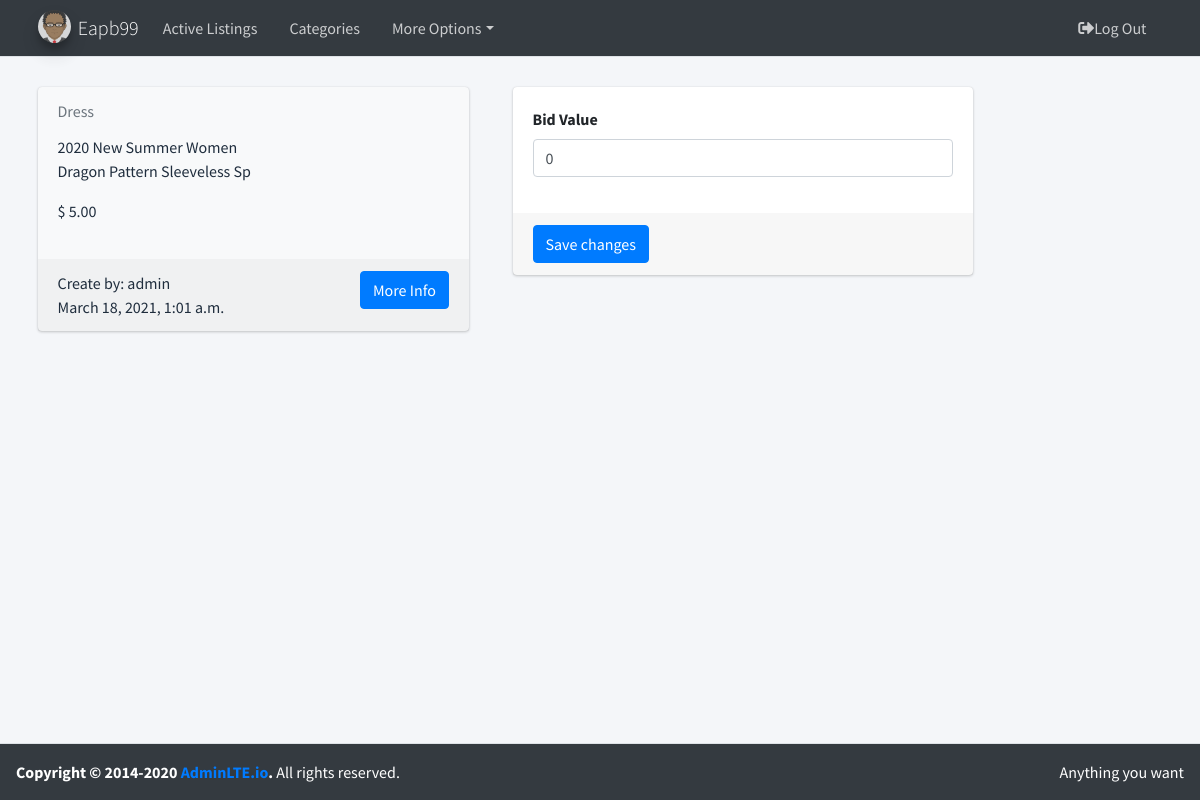
/bid/1 (signed in), run on the app's committed database.
### auctions/models.py (models this page shows, shortened)
class User(AbstractUser):
    def __str__(self):
        return  f'{self.username}'

class Listing(models.Model):
    lis_name = models.CharField(max_length=50, verbose_name='name')
    lis_description = models.TextField(max_length=500, verbose_name='description')
    lis_image = models.CharField(max_length=500, verbose_name='image')
    lis_active = models.BooleanField(default=True, verbose_name='active')
    lis_date = models.DateTimeField(auto_now=True, verbose_name='date')
    lis_price = models.DecimalField(validators=[MinValueValidator(0)], max_digits=10, decimal_places=2, verbose_name='price')
    lis_user = models.ForeignKey(User, on_delete=models.CASCADE, related_name="listing_user", blank=True, verbose_name='User')
    category = models.ManyToManyField(Category, blank=True, related_name="listing_category")
    watchlist = models.ManyToManyField(User, related_name='watchlist', blank=True)
    class Meta:
        ordering = ['id']

### auctions/views.py (the view)
# urls.py: path('bid/<int:pk>', views.make, name='bid'),
def make(request, pk):
    if request.method == "POST":
        value = float(request.POST['initial'])
        listing = Listing.objects.get(pk=pk)
        bid = Bid.objects.filter(listings=listing.pk)
        if bid.exists():
            last = bid.order_by('-initial').first()
            return response_bid(request, value, last.initial, listing)
        else:
            return response_bid(request, value, listing.lis_price, listing)
    else:
        listing = Listing.objects.get(pk=pk)
        return render(request, "bid/bid.html", {
            'foo': listing,
            'last': Bid.objects.filter(listings=listing.pk).order_by('-initial').first(),
            'form': BidForm()
        })

### auctions/forms.py
class BidForm(ModelForm):
    class Meta:
        model = Bid
        fields = '__all__'
        labels = {
            'initial': 'Bid Value'
        }
        widgets = {
            'initial': NumberInput(attrs={'class': 'form-control', 'min': 0, 'placeholder': '$'})
        }
    def __init__(self, *args, **kwargs):
        super(BidForm, self).__init__(*args, **kwargs)
        self.fields['user'].widget = HiddenInput()
        self.fields['listings'].widget = HiddenInput()

### auctions/templates/bid/bid.html (shortened to what this page needs)
{% extends 'base/body.html' %}
{% load widget_tweaks %}
{% block content %}
    <div class="row">
        <div class="col-7 col-sm-6 col-md-5 d-flex align-items-stretch">
            <div class="card bg-light">
                <div class="card-header text-muted border-bottom-0">
                    {{ foo.lis_name }}
                </div>
                <div class="card-body pt-0">
                    <div class="row">
                        <div class="col-7">
                            <p>{{ foo.lis_description|slice:":50" }}</p>
                            <p>$ {{ foo.lis_price }}</p>
                        </div>
                        <div class="col-5 text-center">
                        </div>
                    </div>
                </div>
                <div class="card-footer">
                    Create by: {{ foo.lis_user }}
                    <a href="#" class="">
                        <button class="btn btn-primary float-right">More Info</button>
                    </a>
                    <footer>{{ foo.lis_date }}</footer>
                </div>
            </div>
        </div>
        <div class="col-5">
            <div class="card ">
                <form method="post">
                    <div class="card-body">
                        {% for visible_field in form.visible_fields %}
                            <div class="form-group">
                                <label for="">{{ visible_field.label }}</label>
                                {{ visible_field|add_class:'form-control' }}
                            </div>
                        {% endfor %}
                    </div>
                    <div class="card-footer">
                        <button type="submit" class="btn btn-primary">Save changes</button>
                    </div>
                </form>
            </div>
        </div>
    </div>
{% endblock %}

### auctions/templates/base/navbar.html (shortened to what this page needs)
{% load static %}
<nav class="main-header navbar navbar-expand-md navbar-light navbar-dark">
    <div class="container">
        <a class="navbar-brand">
            {% if user.is_authenticated %}
                <img src="{% static 'lib/adminlte-3.0.4/img/avatar.png' %}" alt="AdminLTE Logo"
                     class="brand-image img-circle elevation-3" style="opacity: .8">
                <span class="brand-text font-weight-light">{{ user.username|title }}</span>
            {% endif %}
        </a>
        <div class="collapse navbar-collapse order-3" id="navbarCollapse">
            <ul class="navbar-nav">
                <li class="nav-item">
                    <a class="nav-link" href="{% url 'index' %}">Active Listings</a>
                </li>
                {% if user.is_authenticated %}
                    <li class="nav-item">
                        <a href="{% url 'category' %}" class="nav-link">Categories</a>
                    </li>
                    <li class="nav-item dropdown">
                    <a id="dropdownSubMenu1" href="#" data-toggle="dropdown" aria-haspopup="true"
                       aria-expanded="false" class="nav-link dropdown-toggle">More Options</a>
                </li>
                {% endif %}
            </ul>
        </div>
        <ul class="order-1 order-md-3 navbar-nav navbar-no-expand ml-auto">
            {% if user.is_authenticated %}
                <li class="nav-item">
                    <a class="nav-link" href="{% url 'logout' %}"> <i class="fas fa-sign-out-alt"></i>Log
                        Out</a>
                </li>
            {% endif %}
        </ul>
    </div>
</nav>

### data on the page
User: username "Eapb99"
Listing: lis_name "Dress", lis_description "2020 New Summer Women Dragon Pattern Sleeveless Sp", lis_price "5.00", lis_user "admin", lis_date "March 18, 2021, 1:01 a.m."

### other printed values
{{ visible_field.label }} "Bid Value"
